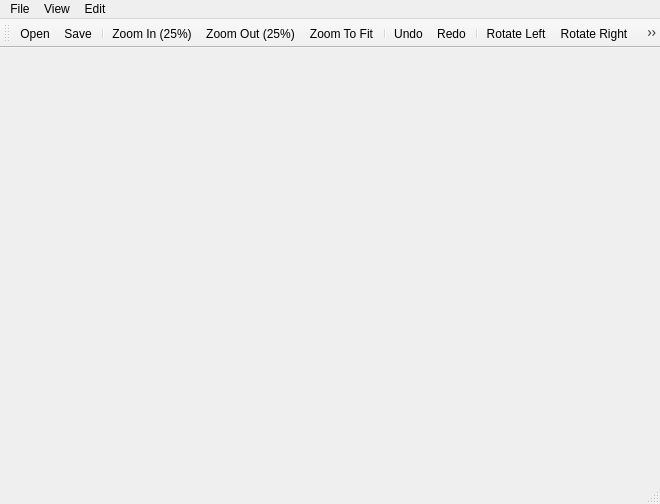
<?xml version="1.0" encoding="UTF-8"?>
<ui version="4.0">
 <class>MainWindow</class>
 <widget class="QMainWindow" name="MainWindow">
  <property name="geometry">
   <rect>
    <x>0</x>
    <y>0</y>
    <width>660</width>
    <height>504</height>
   </rect>
  </property>
  <property name="windowTitle">
   <string>ImageViewer</string>
  </property>
  <property name="autoFillBackground">
   <bool>false</bool>
  </property>
  <widget class="QWidget" name="centralWidget"/>
  <widget class="QMenuBar" name="menuBar">
   <property name="geometry">
    <rect>
     <x>0</x>
     <y>0</y>
     <width>660</width>
     <height>26</height>
    </rect>
   </property>
   <widget class="QMenu" name="menuFile">
    <property name="title">
     <string>File</string>
    </property>
    <addaction name="actionOpen"/>
    <addaction name="separator"/>
    <addaction name="actionSave"/>
   </widget>
   <widget class="QMenu" name="menuView">
    <property name="title">
     <string>View</string>
    </property>
    <addaction name="actionZoomIn"/>
    <addaction name="actionZoomOut"/>
    <addaction name="actionZoomToFit"/>
    <addaction name="separator"/>
    <addaction name="actionShowToolbar"/>
    <addaction name="actionFullscreen"/>
   </widget>
   <widget class="QMenu" name="menuEdit">
    <property name="title">
     <string>Edit</string>
    </property>
    <addaction name="actionUndo"/>
    <addaction name="actionRedo"/>
    <addaction name="separator"/>
    <addaction name="actionRotateLeft"/>
    <addaction name="actionRotateRight"/>
    <addaction name="separator"/>
    <addaction name="actionCrop"/>
    <addaction name="separator"/>
    <addaction name="actionPaintBlack"/>
   </widget>
   <addaction name="menuFile"/>
   <addaction name="menuView"/>
   <addaction name="menuEdit"/>
  </widget>
  <widget class="QToolBar" name="mainToolBar">
   <attribute name="toolBarArea">
    <enum>TopToolBarArea</enum>
   </attribute>
   <attribute name="toolBarBreak">
    <bool>false</bool>
   </attribute>
   <addaction name="actionOpen"/>
   <addaction name="actionSave"/>
   <addaction name="separator"/>
   <addaction name="actionZoomIn"/>
   <addaction name="actionZoomOut"/>
   <addaction name="actionZoomToFit"/>
   <addaction name="separator"/>
   <addaction name="actionUndo"/>
   <addaction name="actionRedo"/>
   <addaction name="separator"/>
   <addaction name="actionRotateLeft"/>
   <addaction name="actionRotateRight"/>
   <addaction name="separator"/>
   <addaction name="actionCrop"/>
   <addaction name="separator"/>
   <addaction name="actionPaintBlack"/>
  </widget>
  <widget class="QStatusBar" name="statusBar">
   <property name="enabled">
    <bool>true</bool>
   </property>
  </widget>
  <action name="actionOpen">
   <property name="icon">
    <iconset resource="icons.qrc">
     <normaloff>:/new/prefix1/icons/open-file.png</normaloff>:/new/prefix1/icons/open-file.png</iconset>
   </property>
   <property name="text">
    <string>&amp;Open</string>
   </property>
   <property name="shortcut">
    <string>Ctrl+O</string>
   </property>
  </action>
  <action name="actionZoomIn">
   <property name="icon">
    <iconset resource="icons.qrc">
     <normaloff>:/new/prefix1/icons/zoom-in.png</normaloff>:/new/prefix1/icons/zoom-in.png</iconset>
   </property>
   <property name="text">
    <string>Zoom &amp;In (25%)</string>
   </property>
   <property name="shortcut">
    <string>Ctrl++</string>
   </property>
  </action>
  <action name="actionZoomOut">
   <property name="icon">
    <iconset resource="icons.qrc">
     <normaloff>:/new/prefix1/icons/zoom-out.png</normaloff>:/new/prefix1/icons/zoom-out.png</iconset>
   </property>
   <property name="text">
    <string>Zoom Out (25%)</string>
   </property>
   <property name="shortcut">
    <string>Ctrl+-</string>
   </property>
  </action>
  <action name="actionRotateLeft">
   <property name="icon">
    <iconset resource="icons.qrc">
     <normaloff>:/new/prefix1/icons/rotate-left.png</normaloff>:/new/prefix1/icons/rotate-left.png</iconset>
   </property>
   <property name="text">
    <string>Rotate Left</string>
   </property>
   <property name="shortcut">
    <string>Ctrl+L</string>
   </property>
  </action>
  <action name="actionRotateRight">
   <property name="icon">
    <iconset resource="icons.qrc">
     <normaloff>:/new/prefix1/icons/rotate-right.png</normaloff>:/new/prefix1/icons/rotate-right.png</iconset>
   </property>
   <property name="text">
    <string>Rotate Right</string>
   </property>
   <property name="shortcut">
    <string>Ctrl+R</string>
   </property>
  </action>
  <action name="actionCrop">
   <property name="icon">
    <iconset resource="icons.qrc">
     <normaloff>:/new/prefix1/icons/crop.png</normaloff>:/new/prefix1/icons/crop.png</iconset>
   </property>
   <property name="text">
    <string>Crop</string>
   </property>
   <property name="shortcut">
    <string>Ctrl+K</string>
   </property>
  </action>
  <action name="actionSave">
   <property name="icon">
    <iconset resource="icons.qrc">
     <normaloff>:/new/prefix1/icons/save.png</normaloff>:/new/prefix1/icons/save.png</iconset>
   </property>
   <property name="text">
    <string>Save</string>
   </property>
   <property name="shortcut">
    <string>Ctrl+S</string>
   </property>
  </action>
  <action name="actionShowToolbar">
   <property name="checkable">
    <bool>true</bool>
   </property>
   <property name="checked">
    <bool>true</bool>
   </property>
   <property name="text">
    <string>Show Toolbar</string>
   </property>
   <property name="shortcut">
    <string>Ctrl+I</string>
   </property>
  </action>
  <action name="actionPaintBlack">
   <property name="icon">
    <iconset resource="icons.qrc">
     <normaloff>:/new/prefix1/icons/paint-black.png</normaloff>:/new/prefix1/icons/paint-black.png</iconset>
   </property>
   <property name="text">
    <string>Paint Black</string>
   </property>
   <property name="shortcut">
    <string>Ctrl+Shift+B</string>
   </property>
  </action>
  <action name="actionUndo">
   <property name="icon">
    <iconset resource="icons.qrc">
     <normaloff>:/new/prefix1/icons/undo.png</normaloff>:/new/prefix1/icons/undo.png</iconset>
   </property>
   <property name="text">
    <string>Undo</string>
   </property>
  </action>
  <action name="actionRedo">
   <property name="icon">
    <iconset resource="icons.qrc">
     <normaloff>:/new/prefix1/icons/redo.png</normaloff>:/new/prefix1/icons/redo.png</iconset>
   </property>
   <property name="text">
    <string>Redo</string>
   </property>
  </action>
  <action name="actionFullscreen">
   <property name="text">
    <string>Toggle Fullscreen</string>
   </property>
  </action>
  <action name="actionZoomToFit">
   <property name="icon">
    <iconset resource="icons.qrc">
     <normaloff>:/new/prefix1/icons/zoom-to-window.png</normaloff>:/new/prefix1/icons/zoom-to-window.png</iconset>
   </property>
   <property name="text">
    <string>Zoom To Fit</string>
   </property>
  </action>
 </widget>
 <layoutdefault spacing="6" margin="11"/>
 <resources>
  <include location="icons.qrc"/>
 </resources>
 <connections/>
</ui>
